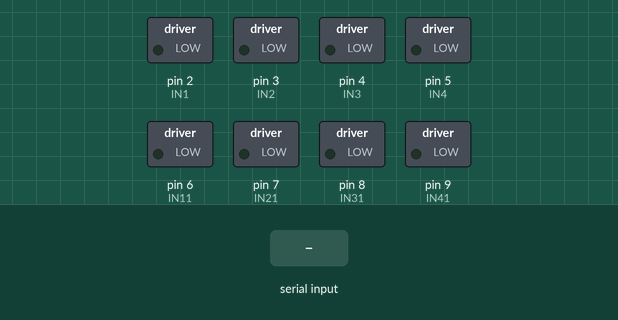
This sketch was run on a simulated Arduino Uno, built with avr-gcc and run on an emulated ATmega328P. Parts: switched loads named in the sketch (green lamp = pin HIGH). The inputs (shaded band) are chosen by the test bench.

Above: at 1.2 s.
1.3 s: "maju" received over Serial
At 2.5 s:
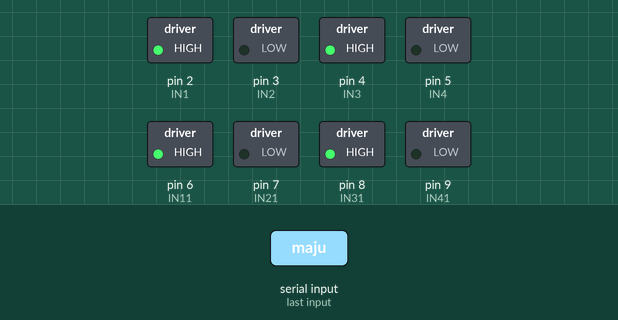
2.8 s: "mundur" received over Serial
At 3.4 s:
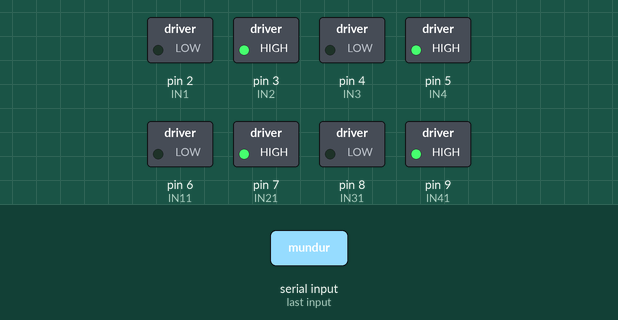
4.3 s: "kanan" received over Serial
At 5.4 s:
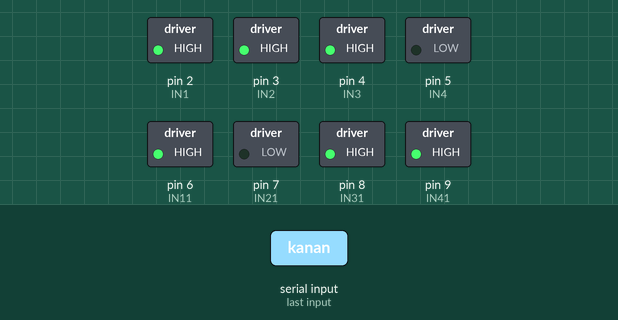
5.8 s: "kiri" received over Serial
At 6.1 s:
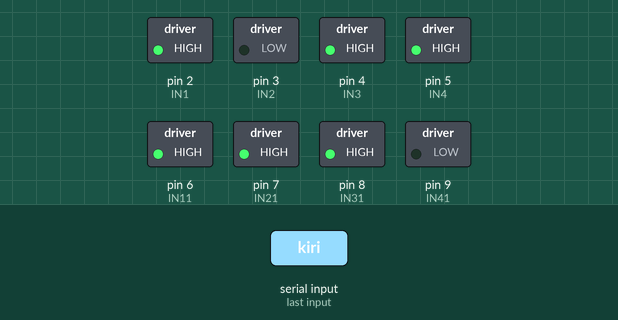
7.3 s: "berhenti" received over Serial
At 8.8 s:
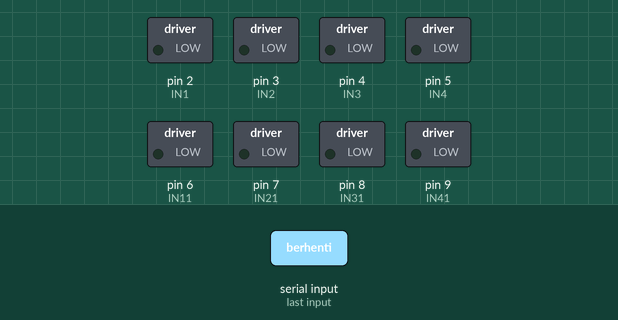
Timing chart, 0 to 9.8 s (numbered marks = the images above; inputs shaded):
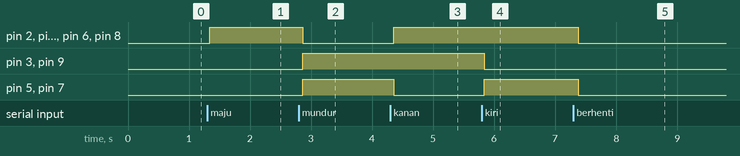

The sketch:

mobil_remote.ino
```cpp
String voice;
#define IN1 2 //kanan depan
#define IN2 3 //kanan depan
#define IN3 4 //kiri depan
#define IN4 5 //kiri depan
#define IN11 6 //belakang kiri
#define IN21 7 //belakang kiri
#define IN31 8 //belakang kanan
#define IN41 9 //belakang kanan


void maju(){
    digitalWrite(IN1, HIGH);
    digitalWrite(IN2, LOW);
    digitalWrite(IN3, HIGH);
    digitalWrite(IN4, LOW);
    digitalWrite(IN11, HIGH);
    digitalWrite(IN21, LOW);
    digitalWrite(IN31, HIGH);
    digitalWrite(IN41, LOW);
}
void mundur(){
    digitalWrite(IN1, LOW);
    digitalWrite(IN2, HIGH);
    digitalWrite(IN3, LOW);
    digitalWrite(IN4, HIGH);
    digitalWrite(IN11, LOW);
    digitalWrite(IN21, HIGH);
    digitalWrite(IN31, LOW);
    digitalWrite(IN41, HIGH);
}
void kanan(){
    digitalWrite(IN1, HIGH);
     digitalWrite(IN2, HIGH);
     digitalWrite(IN3, HIGH);
     digitalWrite(IN4, LOW);
    digitalWrite(IN11, HIGH);
     digitalWrite(IN21, LOW);
     digitalWrite(IN31, HIGH);
     digitalWrite(IN41, HIGH);
}
void kiri(){
    digitalWrite(IN1, HIGH);
     digitalWrite(IN2, LOW);
     digitalWrite(IN3, HIGH);
     digitalWrite(IN4, HIGH);
    digitalWrite(IN11, HIGH);
     digitalWrite(IN21, HIGH);
     digitalWrite(IN31, HIGH);
     digitalWrite(IN41, LOW);
}
void berhenti(){
  digitalWrite(IN1, LOW);
     digitalWrite(IN2, LOW);
     digitalWrite(IN3, LOW);
     digitalWrite(IN4, LOW);
  digitalWrite(IN11, LOW);
     digitalWrite(IN21, LOW);
     digitalWrite(IN31, LOW);
     digitalWrite(IN41, LOW);
}
//------------//
void setup() {
Serial.begin(9600);
pinMode(IN1, OUTPUT);
  pinMode(IN2, OUTPUT);
  pinMode(IN3, OUTPUT);
  pinMode(IN4, OUTPUT);
pinMode(IN11, OUTPUT);
  pinMode(IN21, OUTPUT);
  pinMode(IN31, OUTPUT);
  pinMode(IN41, OUTPUT);
}
//------------//
void loop() {
while (Serial.available()){  //serial monitor check
delay(10); //10mS
char c = Serial.read();
if (c == '#') {break;} //Keluar dari looping while saat ada karakter #
voice += c; //
}
if (voice.length() > 0) {
//Serial.println(voice);
//-----------------------------------------------------------------------//

if(voice == "maju") {maju();}  //memanggil fungsi hidup semua
else if(voice == "mundur"){mundur();} //memanggil fungsi mati semua
else if(voice == "kanan"){kanan();} //memanggil fungsi mati semua

else if(voice == "kiri"){kiri();} //memanggil fungsi mati semua
else if(voice == "berhenti"){berhenti();} //memanggil fungsi mati semua
////----------matikan setiap led dengan perintah----------//
//else if(voice == "true 1") {digitalWrite(led1, HIGH);}
//else if(voice == "true 2") {digitalWrite(led2, HIGH);}
//else if(voice == "true 3") {digitalWrite(led3, HIGH);}
//else if(voice == "true 4") {digitalWrite(led4, HIGH);}
////----------Matikan led dengan perintah----------//
//else if(voice == "false 1") {digitalWrite(led1, LOW);}
//else if(voice == "false 2") {digitalWrite(led2, LOW);}
//else if(voice == "false 3") {digitalWrite(led3, LOW);}
//else if(voice == "false 4") {digitalWrite(led4, LOW);}
//-----------------------------------------------------------------------//
voice="";}}

//Alpha_robotik
```

Measured:
- after the input at 1.3 s, pin 2 (IN1), pin 4 (IN3), pin 6 (IN11), pin 8 (IN31): LOW → HIGH at once
- after the input at 2.8 s, pin 2 (IN1), pin 4 (IN3), pin 6 (IN11), pin 8 (IN31): HIGH → LOW after 0.06 s; pin 3 (IN2), pin 5 (IN4), pin 7 (IN21), pin 9 (IN41): LOW → HIGH after 0.06 s
- after the input at 4.3 s, pin 2 (IN1), pin 4 (IN3), pin 6 (IN11), pin 8 (IN31): LOW → HIGH after 0.05 s; pin 5 (IN4), pin 7 (IN21): HIGH → LOW after 0.05 s
- after the input at 5.8 s, pin 3 (IN2), pin 9 (IN41): HIGH → LOW at once; pin 5 (IN4), pin 7 (IN21): LOW → HIGH at once
- after the input at 7.3 s, pin 2 (IN1), pin 4 (IN3), pin 5 (IN4), pin 6 (IN11), pin 7 (IN21), pin 8 (IN31): HIGH → LOW after 0.08 s
